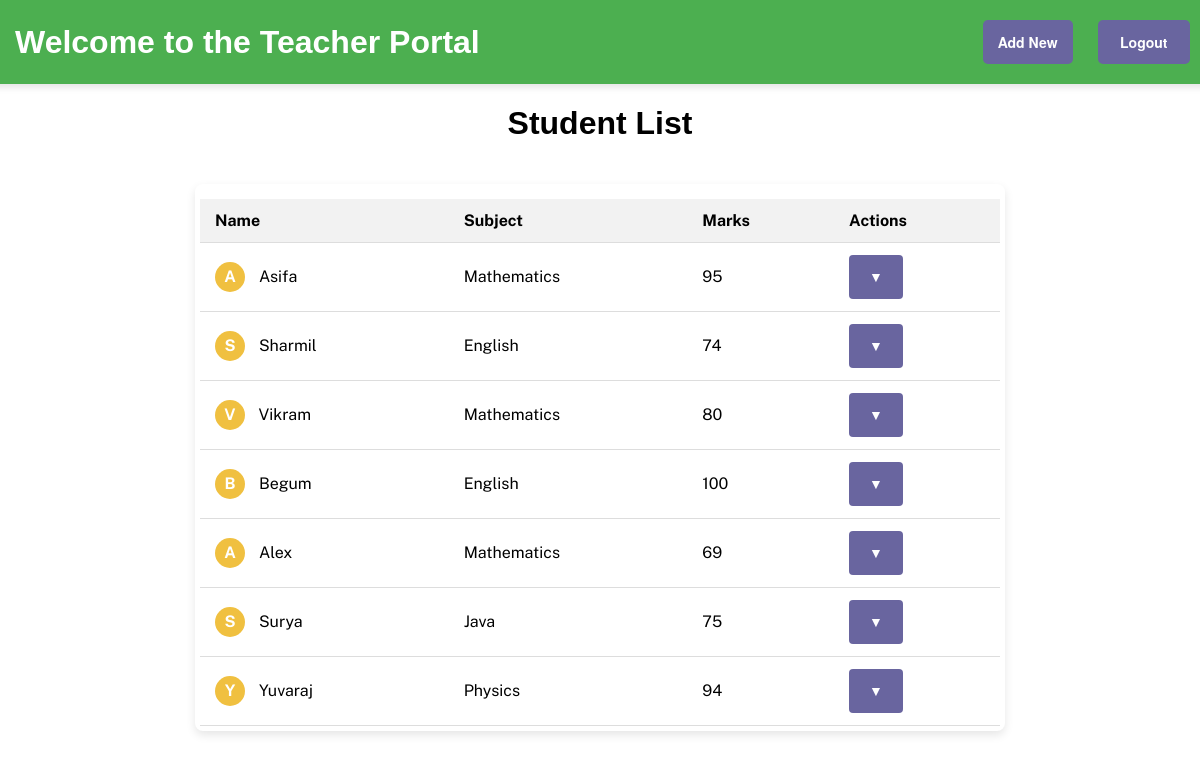
/templates/home.php (signed in), run on the app's committed database.
### tables this page shows
CREATE TABLE `students` (
  `id` int(11) NOT NULL,
  `name` varchar(50) NOT NULL,
  `subject` varchar(50) NOT NULL,
  `marks` int(11) NOT NULL,
  `teacher_id` int(11) NOT NULL
);

### templates/home.php (the view, shortened to what this page needs)
<?php
require_once('../config/db.php');
?>
<!DOCTYPE html>
<html lang="en">
<head>
    <link rel="stylesheet" href="../assets/css/styles.css">
</head>
<body class="home">
    <header>
    <div class="welcome-text">
        <h1>Welcome to the Teacher Portal</h1>
    </div>
    <div class="new-section">
        <button onclick="showAddStudentModal()">Add New </button>
        <form action="../controllers/logout.php" method="post" class="none" style="display:inline;">
            <button type="submit">Logout</button>
        </form>
    </div>
</header>
<h1>Student List</h1>
<div class="container">
<table>
    <tr>
        <th>Name</th>
        <th>Subject</th>
        <th>Marks</th>
        <th>Actions</th>
    </tr>
    <?php
    $result = $conn->query("SELECT * FROM students");
    while ($student = $result->fetch_assoc()) {
        $firstLetter = strtoupper($student['name'][0]);
        echo "<tr>";
        echo "<td>            <span class='first-letter-box'>{$firstLetter}</span>
{$student['name']}</td>";
        echo "<td>{$student['subject']}</td>";
        echo "<td>{$student['marks']}</td>";
        echo "<td>
 <div class='dropdown'>
                <button onclick='toggleDropdown({$student['id']})' class='dropdown-btn'>▼</button>
                <div id='dropdown-{$student['id']}' class='dropdown-content'>
                    <button onclick='showEditStudentModal({$student['id']}, \"{$student['name']}\", \"{$student['subject']}\", {$student['marks']})'>Edit</button>
                    <form action='../controllers/student.php' method='post' style='display:inline;'>
                        <input type='hidden' name='student_id' value='{$student['id']}'>
                        <button type='submit' name='delete'>Delete</button>
                    </form>
                </div>
        </td>";
        echo "</tr>";
    }
    ?>
</table>
</div>
</body>
</html>

### assets/css/styles.css (style rules this page uses)
body { margin: 0px; font-family: 'Public Sans', sans-serif; }
h1, h2, h3 { font-family: 'Proxima Nova', sans-serif; }
.first-letter-box { display: inline-block; width: 30px; height: 30px; background-color: #f0c040; color: #ffffff; border-radius: 50%; text-align: center; line-height: 30px; font-weight: bold; margin-right: 10px; }
button { background-color: #69659f; border-radius: 4px; border-style: none; box-sizing: border-box; color: #fff; cursor: pointer; display: inline-block; font-family: "Farfetch Basis","Helvetica Neue",Arial,sans-serif; font-size: 16px; font-weight: 700; line-height: 1.5; margin: 0; max-width: none; min-height: 44px; min-width: 10px; outline: none; overflow: hidden; padding: 9px 20px 8px; position: relative; text-align: center; text-transform: none; user-select: none; -webkit-user-select: none; touch-action: manipulation; width: 100%; }
.home { font-family: 'Public Sans', sans-serif; display: flex; align-items: center; flex-direction: column; }
header { position: sticky; top: 0; width: 100%; background-color: #4CAF50; color: white; display: flex; justify-content: space-between; align-items: center; padding: 20px 20px; box-shadow: 0px 4px 6px rgba(0, 0, 0, 0.1); z-index: 100; }
header h1 { margin: 0; }
header button, header .welcome-text { margin-left: 15px; font-size: 16px; color: white; }
.new-section { display: flex; gap: 10px; justify-content: flex-end; margin-right: 25px; }
.new-section button { padding: 10px 15px; font-size: 14px; cursor: pointer; border: none; background-color: #69659f; color: white; border-radius: 5px; transition: background-color 0.3s ease; }
.container { margin-top: 20px; width: 90%; max-width: 800px; padding: 5px; background-color: white; box-shadow: 0px 4px 10px rgba(0, 0, 0, 0.1); border-radius: 8px; }
table { width: 100%; border-collapse: collapse; margin-top: 10px; }
th, td { padding: 12px 15px; border-bottom: 1px solid #ddd; text-align: left; }
th { background-color: #f2f2f2; font-weight: bold; }
.dropdown { position: relative; display: inline-block; }
.dropdown-btn { background:#69659f; border: none; cursor: pointer; font-size: 14px; padding: 0px 20px; }

### data on the page
students: name "A", name "Asifa", subject "Mathematics", marks "95"
students: name "S", name "Sharmil", subject "English", marks "74"
students: name "V", name "Vikram", subject "Mathematics", marks "80"
students: name "B", name "Begum", subject "English", marks "100"
students: name "A", name "Alex", subject "Mathematics", marks "69"
students: name "S", name "Surya", subject "Java", marks "75"
students: name "Y", name "Yuvaraj", subject "Physics", marks "94"
